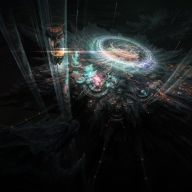
#> input picture assets/NikkeBKG/.thumbnails/Ark.png, 192 x 192 px
$ python png_to_ico.py ../assets/NikkeBKG/.thumbnails/Ark.png out.png
#> lines starting #> are read from the running program, lines starting #| are printed output that depends on the picture
#!/usr/bin/env python3
"""Convert icon.png to icon.ico with multiple sizes for Windows."""
import sys
from pathlib import Path
from PIL import Image

def main():
    if len(sys.argv) != 3:
        print(f"Usage: {sys.argv[0]} <input.png> <output.ico>")
        sys.exit(1)

    src = Path(sys.argv[1])
    dst = Path(sys.argv[2])

    if not src.exists():
        print(f"Error: {src} not found")
        sys.exit(1)

    img = Image.open(src).convert("RGBA")
#> img is the input picture: PIL image 192x192 RGBA; mean R, G, B, A 27.2, 30.4, 30.2, 254.1

    # Crop to square (centered) — trim the longer dimension
    w, h = img.size
#> w = 192; h = 192
    if w != h:
        side = min(w, h)
        left = (w - side) // 2
        top = (h - side) // 2
        img = img.crop((left, top, left + side, top + side))

    # Generate each size explicitly with high-quality resampling
    sizes = [256, 128, 64, 48, 32, 24, 16]
    frames = []
    for s in sizes:
        resized = img.resize((s, s), Image.LANCZOS)
        frames.append(resized)
#> this loop made 7 passes
#> pass 1, in main, `resized = img.resize((s, s), Image.LANCZOS)`:
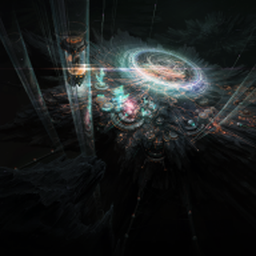
#> resized: PIL image 256x256 RGBA; mean R, G, B, A 27.2, 30.3, 30.2, 254.1; transparent parts drawn white
#> pass 2, in main, `resized = img.resize((s, s), Image.LANCZOS)`:
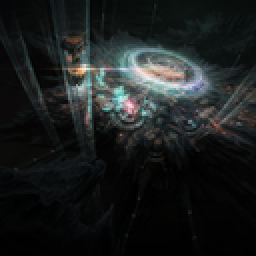
#> resized: PIL image 128x128 RGBA (shown 2 times larger); mean R, G, B, A 27.2, 30.3, 30.2, 254.2; transparent parts drawn white
#> pass 3, in main, `resized = img.resize((s, s), Image.LANCZOS)`:
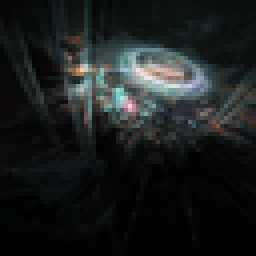
#> resized: PIL image 64x64 RGBA (shown 4 times larger); mean R, G, B, A 27.2, 30.3, 30.2, 254.1; transparent parts drawn white
#> after the loop, frames = 7 items

    # Save — first frame is the "main" image, rest go via append_images
    frames[0].save(dst, format="ICO", append_images=frames[1:])
    print(f"Generated {dst} from {src} ({len(frames)} sizes: {', '.join(str(s) for s in sizes)})")
#| Generated out.png from ../assets/NikkeBKG/.thumbnails/Ark.png (7 sizes: 256, 128, 64, 48, 32, 24, 16)

if __name__ == "__main__":
    main()

$ run again, on assets/NikkeBKG/.thumbnails/Backstreet_n.png
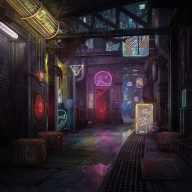
#> input picture assets/NikkeBKG/.thumbnails/Backstreet_n.png, 192 x 192 px
#> in main, img is the input picture: PIL image 192x192 RGBA; mean R, G, B, A 48.5, 39.4, 44.7, 254
#> the loop in main, `for s in sizes:` made 7 passes
#> pass 1, in main, `resized = img.resize((s, s), Image.LANCZOS)`:
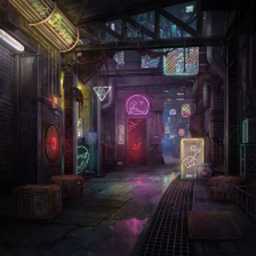
#> resized: PIL image 256x256 RGBA; mean R, G, B, A 48.4, 39.4, 44.7, 254; transparent parts drawn white
#> pass 3, in main, `resized = img.resize((s, s), Image.LANCZOS)`:
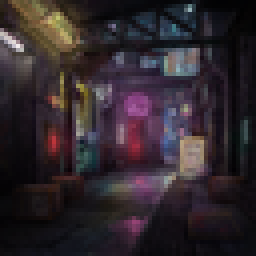
#> resized: PIL image 64x64 RGBA (shown 4 times larger); mean R, G, B, A 48.4, 39.4, 44.7, 254; transparent parts drawn white
#> after the loop in main, `for s in sizes:`: frames = 7 items
#| Generated out.png from ../assets/NikkeBKG/.thumbnails/Backstreet_n.png (7 sizes: 256, 128, 64, 48, 32, 24, 16)
